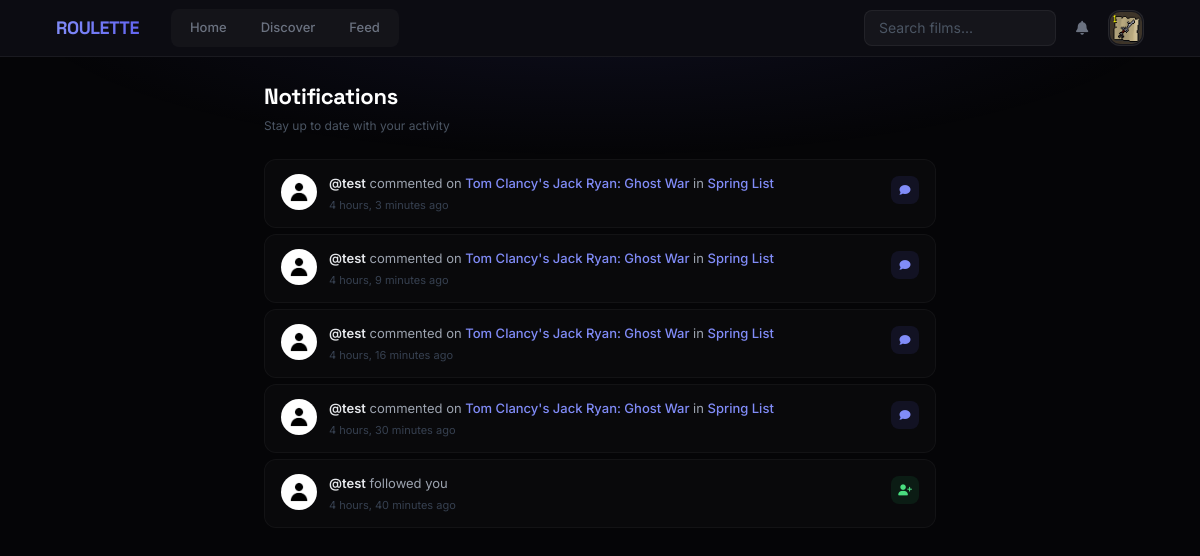
The page /notifications/ (signed in) on the database as committed earlier.
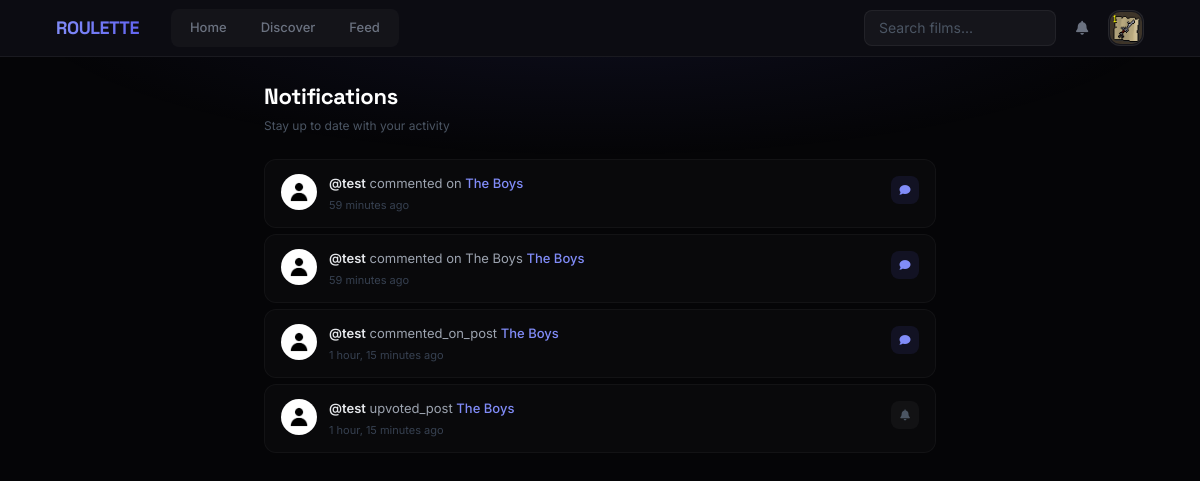
The same page on the database as committed later.
### users/models.py (models this page shows, shortened)
class Profile(models.Model):
    user = models.OneToOneField(settings.AUTH_USER_MODEL, on_delete=models.CASCADE)
    is_favorites_private = models.BooleanField(default=False)
    bio = models.TextField(max_length=500, blank=True)
    image = models.ImageField(default='default.jpg', upload_to='profile_pics')

### roulette/models.py (models this page shows, shortened)
class Notification(models.Model):
    recipient = models.ForeignKey(settings.AUTH_USER_MODEL, related_name='notifications', on_delete=models.CASCADE)
    actor = models.ForeignKey(settings.AUTH_USER_MODEL, related_name='actions', on_delete=models.CASCADE, null=True, blank=True)
    verb = models.CharField(max_length=255)
    target_content_type = models.ForeignKey(ContentType, on_delete=models.CASCADE, null=True, blank=True, related_name='target_notifications')
    target_object_id = models.PositiveIntegerField(null=True, blank=True)
    target = GenericForeignKey('target_content_type', 'target_object_id')
    action_object_content_type = models.ForeignKey(ContentType, on_delete=models.CASCADE, null=True, blank=True, related_name='action_object_notifications')
    action_object_object_id = models.PositiveIntegerField(null=True, blank=True)
    action_object = GenericForeignKey('action_object_content_type', 'action_object_object_id')
    timestamp = models.DateTimeField(default=timezone.now) # Use timezone.now
    read = models.BooleanField(default=False)
    class Meta:
        ordering = ['-timestamp'] # Show newest first

class UserContent(models.Model):
    class ListType(models.TextChoices):
        FAVORITE = 'FAVORITE', 'Favorite'
        HISTORY = 'HISTORY', 'History'
        WATCHLIST = 'WATCHLIST', 'Watchlist'
        CUSTOM = 'CUSTOM', 'Custom'
    class ContentType(models.TextChoices):
        MOVIE = 'MOVIE', 'Movie'
        TV = 'TV', 'TV Show'
    user = models.ForeignKey(settings.AUTH_USER_MODEL, on_delete=models.CASCADE)
    overview = models.TextField(blank=True, default='')
    tmdb_id = models.IntegerField()
    title = models.CharField(max_length=255)
    poster_path = models.CharField(max_length=255, blank=True, null=True)
    release_year = models.CharField(max_length=4, blank=True, null=True)
    list_type = models.CharField(max_length=10, choices=ListType.choices)
    content_type = models.CharField(max_length=10, choices=ContentType.choices, default=ContentType.MOVIE)
    timestamp = models.DateTimeField(auto_now_add=True)
    custom_list = models.ForeignKey(
        UserList,  # Make sure the UserList model is defined *before* this class
        on_delete=models.CASCADE,
        related_name='items',
        null=True,
        blank=True
    )
    class Meta:
        unique_together = ('user', 'tmdb_id', 'content_type', 'list_type', 'custom_list')
        ordering = ['-timestamp']

class UserList(models.Model):
    user = models.ForeignKey(settings.AUTH_USER_MODEL, on_delete=models.CASCADE, related_name='custom_lists')
    name = models.CharField(max_length=100)
    description = models.TextField(blank=True, null=True, max_length=500, help_text="Optional: Describe your list.")
    is_public = models.BooleanField(default=True, help_text="Make this list viewable by others?")
    created_at = models.DateTimeField(auto_now_add=True)
    updated_at = models.DateTimeField(auto_now=True)
    class Meta:
        unique_together = ('user', 'name')
        ordering = ['name']

### roulette/views.py (the view)
# urls.py: path('notifications/', views.notifications_view, name='notifications'),
@login_required
def notifications_view(request):
    notifications = request.user.notifications.all() # Or Notification.objects.filter(recipient=request.user)
    unread_notifications = notifications.filter(read=False)
    unread_notifications.update(read=True) # Update the 'read' status in the database
    context = {
        'notifications': notifications # Pass the original queryset to the template
    }
    return render(request, 'roulette/notifications.html', context)

### roulette/context_processors.py (called while the page is built)
def unread_notifications_count(request):
    if request.user.is_authenticated:
        notifications = Notification.objects.filter(
            recipient=request.user
        ).select_related(
            "actor",
            "actor__profile",
            "target_content_type",
            "action_object_content_type",
        )[:8]
        count = Notification.objects.filter(
            recipient=request.user,
            read=False
        ).count()
        return {
            "unread_notifications_count": count,
            "recent_notifications": notifications,
        }
    return {
        "unread_notifications_count": 0,
        "recent_notifications": [],
    }

### roulette/templates/roulette/notifications.html (shortened to what this page needs)
{% extends 'roulette/base.html' %}
{% block content %}
<div class="max-w-2xl mx-auto">
    <div class="notif-header">
        <h1>Notifications</h1>
        <p>Stay up to date with your activity</p>
    </div>
    {% for notification in notifications %}
        <div class="notif-item {% if not notification.read %}unread{% endif %}">
            {% if notification.actor %}
                <a href="{% url 'roulette:user_profile' username=notification.actor.username %}">
                    <img src="{{ notification.actor.profile.image.url }}" class="notif-avatar" alt="">
                </a>
            {% else %}
                <div class="notif-avatar-fallback"></div>
            {% endif %}
            <div class="notif-body">
                <div class="notif-text">
                    {% if notification.actor %}
                        <a href="{% url 'roulette:user_profile' username=notification.actor.username %}">@{{ notification.actor.username }}</a>
                    {% endif %}
                    {{ notification.verb }}
                    {% if notification.target %}
                        {% with target=notification.target %}
                            {% if notification.target_content_type.model == 'userreview' %}
                                <a class="notif-target" href="{% url 'roulette:content_detail' content_type=target.content_type|lower tmdb_id=target.tmdb_id %}">{{ target.title }}</a>
                            {% elif notification.target_content_type.model == 'usercontent' %}
                                {% if target.list_type == 'CUSTOM' and target.custom_list %}
                                    <a class="notif-target" href="{% url 'roulette:list_detail' list_id=target.custom_list.id %}">{{ target.title }}</a>
                                    in <a class="notif-target" href="{% url 'roulette:list_detail' list_id=target.custom_list.id %}">{{ target.custom_list.name }}</a>
                                {% else %}
                                    <a class="notif-target" href="{% url 'roulette:content_detail' content_type=target.content_type|lower tmdb_id=target.tmdb_id %}">{{ target.title }}</a>
                                {% endif %}
                            {% endif %}
                        {% endwith %}
                    {% endif %}
                </div>
                <div class="notif-time">{{ notification.timestamp|timesince }} ago</div>
            </div>
            {% if 'followed' in notification.verb %}
                <div class="notif-icon ni-follow"><i class="fas fa-user-plus"></i></div>
            {% elif 'liked' in notification.verb %}
                <div class="notif-icon ni-like"><i class="fas fa-heart"></i></div>
            {% elif 'commented' in notification.verb %}
                <div class="notif-icon ni-comment"><i class="fas fa-comment"></i></div>
            {% elif 'shared' in notification.verb %}
                <div class="notif-icon ni-share"><i class="fas fa-share"></i></div>
            {% else %}
                <div class="notif-icon ni-default"><i class="fas fa-bell"></i></div>
            {% endif %}
        </div>
    {% empty %}
        <div class="notif-empty">
            <div><i class="fas fa-bell-slash"></i></div>
            <p>No notifications yet. Follow some people to get started.</p>
        </div>
    {% endfor %}
</div>
{% endblock %}

### roulette/templates/roulette/base.html (shortened to what this page needs)
<!DOCTYPE html>
<html lang="en">
<head>
    <script src="https://cdn.tailwindcss.com"></script>
    <link rel="stylesheet" href="https://cdnjs.cloudflare.com/ajax/libs/font-awesome/6.5.1/css/all.min.css">
</head>
<body class="min-h-screen flex flex-col relative">
    <nav class="fixed top-0 left-0 right-0 z-50 bg-[#0c0c12] border-b border-white/[0.06]">
        <div class="max-w-6xl mx-auto px-4 sm:px-6 lg:px-8">
            <div class="flex items-center justify-between h-14">
                <div class="flex items-center gap-8">
                    <a href="{% url 'roulette:roulette_view' %}" class="font-display font-bold text-lg tracking-tight">
                        <span class="bg-gradient-to-r from-indigo-400 to-indigo-500 bg-clip-text text-transparent">ROULETTE</span>
                    </a>
                    <div class="hidden md:flex nav-pill-group">
    <a href="{% url 'roulette:roulette_view' %}"
       class="nav-pill {% if request.path == '/' or request.path == '/home/' %}nav-pill-active{% endif %}">Home</a>
    <a href="{% url 'roulette:discover' %}"
       class="nav-pill {% if '/discover/' in request.path %}nav-pill-active{% endif %}">Discover</a>
       <a href="{% url 'roulette:feed' %}"
       class="nav-pill {% if '/feed/' in request.path %}nav-pill-active{% endif %}">Feed</a>
</div>
                </div>
                <div class="hidden md:flex items-center gap-2">
                    <form action="{% url 'roulette:search_results' %}" method="GET">
                        <input type="text" name="q" placeholder="Search films..."
                               class="w-48 bg-white/[0.04] border border-white/[0.06] rounded-lg py-[7px] pl-3.5 pr-9 text-sm text-white placeholder-gray-600 focus:outline-none focus:border-indigo-500/40 focus:bg-white/[0.06] transition-all">
                    </form>
                    {% if user.is_authenticated %}
                        <div class="relative" id="notifications-dropdown">
                            <button type="button"
                                    id="notifications-button"
                                    class="relative w-9 h-9 flex items-center justify-center rounded-lg text-gray-500 hover:text-gray-300 hover:bg-white/[0.05] transition-all">
                                <i class="fas fa-bell text-sm"></i>
                            </button>
                        </div>
                        <div class="relative dropdown">
                            <button id="user-menu-button" type="button"
                                class="w-9 h-9 rounded-xl bg-white/[0.04] border border-white/[0.08] p-[1px] flex items-center justify-center text-xs font-semibold text-white cursor-pointer hover:border-indigo-400/40 hover:bg-white/[0.06] transition-all overflow-hidden"
                                aria-expanded="false" aria-haspopup="true">
                            {% if user.profile.image and user.profile.image.url != '/media/default.jpg' %}
                                <img src="{{ user.profile.image.url }}" class="w-full h-full rounded-[10px] object-cover" alt="">
                            {% else %}
                                {{ user.username|first|upper }}
                            {% endif %}
                        </button>
                        </div>
                    {% else %}
                        <a href="{% url 'users:login' %}" class="px-3 py-1.5 rounded-lg text-sm text-gray-400 hover:text-white transition-colors">Log in</a>
                        <a href="{% url 'users:signup' %}" class="px-4 py-1.5 rounded-lg text-sm font-semibold text-white bg-indigo-600 hover:bg-indigo-500 transition-colors">Sign up</a>
                    {% endif %}
                </div>
            </div>
        </div>
    </nav>
    <main class="flex-1 w-full max-w-7xl mx-auto px-4 sm:px-6 lg:px-8 pt-20 pb-16 relative z-10">
        {% block content %}{% endblock %}
    </main>
</body>
</html>

Rows that differ between the two databases and show on the page:
removed Notification: actor.profile.image (placeholder picture), actor.username "test", verb "commented on", target "Tom Clancy's Jack Ryan: Ghost War", target.custom_list.name "Spring List", timestamp "4 hours, 3 minutes"
removed Notification: actor.profile.image (placeholder picture), actor.username "test", verb "commented on", target "Tom Clancy's Jack Ryan: Ghost War", target.custom_list.name "Spring List", timestamp "4 hours, 9 minutes"
removed Notification: actor.profile.image (placeholder picture), actor.username "test", verb "commented on", target "Tom Clancy's Jack Ryan: Ghost War", target.custom_list.name "Spring List", timestamp "4 hours, 16 minutes"
removed Notification: actor.profile.image (placeholder picture), actor.username "test", verb "commented on", target "Tom Clancy's Jack Ryan: Ghost War", target.custom_list.name "Spring List", timestamp "4 hours, 30 minutes"
removed Notification: actor.profile.image (placeholder picture), actor.username "test", verb "followed you", timestamp "4 hours, 40 minutes"
added Notification: actor.profile.image (placeholder picture), actor.username "test", verb "commented on", target "The Boys", timestamp "59 minutes"
added Notification: actor.profile.image (placeholder picture), actor.username "test", verb "commented on The Boys", target "The Boys", timestamp "59 minutes"
added Notification: actor.profile.image (placeholder picture), actor.username "test", verb "commented_on_post", target "The Boys", timestamp "1 hour, 15 minutes"
added Notification: actor.profile.image (placeholder picture), actor.username "test", verb "upvoted_post", target "The Boys", timestamp "1 hour, 15 minutes"
